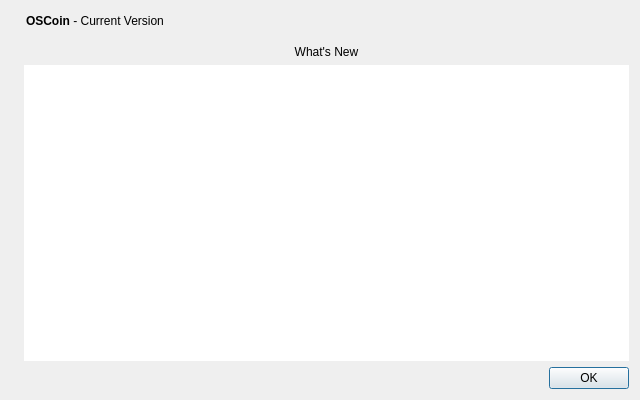
<?xml version="1.0" encoding="UTF-8"?>
<ui version="4.0">
 <class>WhatsNewDialog</class>
 <widget class="QDialog" name="WhatsNewDialog">
  <property name="geometry">
   <rect>
    <x>0</x>
    <y>0</y>
    <width>640</width>
    <height>400</height>
   </rect>
  </property>
  <property name="windowTitle">
   <string>What's New in OSCoin</string>
  </property>
  <layout class="QHBoxLayout" name="horizontalLayout_2">
   <item>
    <widget class="QLabel" name="label_4">
     <property name="sizePolicy">
      <sizepolicy hsizetype="Preferred" vsizetype="Ignored">
       <horstretch>0</horstretch>
       <verstretch>0</verstretch>
      </sizepolicy>
     </property>
     <property name="pixmap">
      <pixmap resource="../bitcoin.qrc">:/images/aboutBackground</pixmap>
     </property>
    </widget>
   </item>
   <item>
    <layout class="QVBoxLayout" name="verticalLayout_2">
     <item>
      <layout class="QHBoxLayout" name="horizontalLayout">
       <property name="leftMargin">
        <number>2</number>
       </property>
       <property name="bottomMargin">
        <number>8</number>
       </property>
       <item>
        <widget class="QLabel" name="label">
         <property name="cursor">
          <cursorShape>IBeamCursor</cursorShape>
         </property>
         <property name="text">
          <string>&lt;html&gt;&lt;head/&gt;&lt;body&gt;&lt;p&gt;&lt;span style=&quot; font-weight:600;&quot;&gt;OSCoin&lt;/span&gt; - Current Version&lt;/p&gt;&lt;/body&gt;&lt;/html&gt;</string>
         </property>
         <property name="textInteractionFlags">
          <set>Qt::LinksAccessibleByMouse|Qt::TextSelectableByKeyboard|Qt::TextSelectableByMouse</set>
         </property>
        </widget>
       </item>
       <item>
        <widget class="QLabel" name="versionLabel">
         <property name="cursor">
          <cursorShape>IBeamCursor</cursorShape>
         </property>
         <property name="text">
          <string notr="true"/>
         </property>
         <property name="textInteractionFlags">
          <set>Qt::LinksAccessibleByMouse|Qt::TextSelectableByKeyboard|Qt::TextSelectableByMouse</set>
         </property>
        </widget>
       </item>
       <item>
        <spacer name="horizontalSpacer">
         <property name="orientation">
          <enum>Qt::Horizontal</enum>
         </property>
         <property name="sizeHint" stdset="0">
          <size>
           <width>40</width>
           <height>20</height>
          </size>
         </property>
        </spacer>
       </item>
      </layout>
     </item>
     <item>
      <widget class="QLabel" name="title">
       <property name="cursor">
        <cursorShape>IBeamCursor</cursorShape>
       </property>
       <property name="text">
        <string>What's New</string>
       </property>
       <property name="alignment">
        <set>Qt::AlignHCenter|Qt::AlignTop</set>
       </property>
       <property name="margin">
        <number>2</number>
       </property>
       <property name="textInteractionFlags">
        <set>Qt::LinksAccessibleByMouse</set>
       </property>
      </widget>
     </item>
     <item>
      <widget class="QTextEdit" name="description">
       <property name="frameShape">
        <enum>QFrame::NoFrame</enum>
       </property>
       <property name="horizontalScrollBarPolicy">
        <enum>Qt::ScrollBarAlwaysOff</enum>
       </property>
       <property name="undoRedoEnabled">
        <bool>false</bool>
       </property>
       <property name="readOnly">
        <bool>true</bool>
       </property>
       <property name="cursorWidth">
        <number>1</number>
       </property>
       <property name="placeholderText">
        <string extracomment="This is the description of the change."/>
       </property>
      </widget>
     </item>
     <item>
      <widget class="QDialogButtonBox" name="buttonBox">
       <property name="orientation">
        <enum>Qt::Horizontal</enum>
       </property>
       <property name="standardButtons">
        <set>QDialogButtonBox::Ok</set>
       </property>
      </widget>
     </item>
    </layout>
   </item>
  </layout>
 </widget>
 <resources>
  <include location="../bitcoin.qrc"/>
 </resources>
 <connections>
  <connection>
   <sender>buttonBox</sender>
   <signal>rejected()</signal>
   <receiver>WhatsNewDialog</receiver>
   <slot>reject()</slot>
   <hints>
    <hint type="sourcelabel">
     <x>428</x>
     <y>308</y>
    </hint>
    <hint type="destinationlabel">
     <x>286</x>
     <y>274</y>
    </hint>
   </hints>
  </connection>
  <connection>
   <sender>buttonBox</sender>
   <signal>accepted()</signal>
   <receiver>WhatsNewDialog</receiver>
   <slot>accept()</slot>
   <hints>
    <hint type="sourcelabel">
     <x>360</x>
     <y>308</y>
    </hint>
    <hint type="destinationlabel">
     <x>157</x>
     <y>274</y>
    </hint>
   </hints>
  </connection>
 </connections>
</ui>
